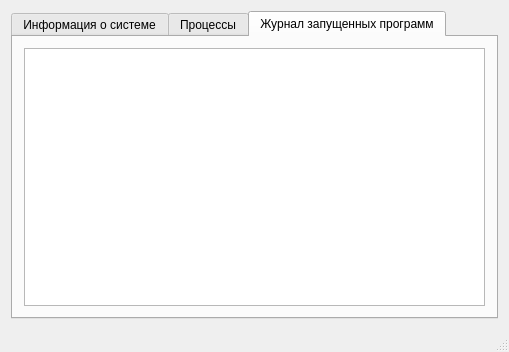
<?xml version="1.0" encoding="UTF-8"?>
<ui version="4.0">
 <class>MainWindow</class>
 <widget class="QMainWindow" name="MainWindow">
  <property name="geometry">
   <rect>
    <x>0</x>
    <y>0</y>
    <width>509</width>
    <height>352</height>
   </rect>
  </property>
  <property name="windowTitle">
   <string>Системный монитор Linux. v 0.0.1</string>
  </property>
  <widget class="QWidget" name="centralWidget">
   <layout class="QGridLayout" name="gridLayout">
    <item row="0" column="0">
     <widget class="QTabWidget" name="tabs">
      <property name="currentIndex">
       <number>2</number>
      </property>
      <widget class="QWidget" name="info_tab">
       <attribute name="title">
        <string>Информация о системе</string>
       </attribute>
       <layout class="QGridLayout" name="gridLayout_2">
        <item row="0" column="0">
         <layout class="QVBoxLayout" name="verticalLayout">
          <item>
           <widget class="QLabel" name="host_name_label">
            <property name="text">
             <string>Имя компьютера:</string>
            </property>
           </widget>
          </item>
          <item>
           <widget class="QLabel" name="user_name_label">
            <property name="text">
             <string>Имя пользователя:</string>
            </property>
           </widget>
          </item>
          <item>
           <widget class="QLabel" name="uptime_label">
            <property name="text">
             <string>Время непрерывной работы:</string>
            </property>
           </widget>
          </item>
          <item>
           <widget class="QLabel" name="cpu_model_label">
            <property name="text">
             <string>Модель центрального процессора:</string>
            </property>
           </widget>
          </item>
          <item>
           <widget class="QLabel" name="cpu_frequency_label">
            <property name="text">
             <string>Частота центрального процессора:</string>
            </property>
           </widget>
          </item>
          <item>
           <layout class="QHBoxLayout" name="horizontalLayout">
            <item>
             <widget class="QLabel" name="cpu_load_label">
              <property name="text">
               <string>Нагрузка процессора:</string>
              </property>
             </widget>
            </item>
            <item>
             <widget class="QProgressBar" name="cpu_load_progressbar">
              <property name="value">
               <number>0</number>
              </property>
             </widget>
            </item>
           </layout>
          </item>
          <item>
           <widget class="QLabel" name="total_memory_label">
            <property name="text">
             <string>Доступная оперативная память:</string>
            </property>
           </widget>
          </item>
          <item>
           <layout class="QHBoxLayout" name="horizontalLayout_2">
            <item>
             <widget class="QLabel" name="busy_memory_lable">
              <property name="text">
               <string>Используемая оперативная память:</string>
              </property>
             </widget>
            </item>
            <item>
             <widget class="QProgressBar" name="busy_memory_progressbar">
              <property name="value">
               <number>0</number>
              </property>
             </widget>
            </item>
           </layout>
          </item>
         </layout>
        </item>
       </layout>
      </widget>
      <widget class="QWidget" name="process_table_tab">
       <attribute name="title">
        <string>Процессы</string>
       </attribute>
       <layout class="QGridLayout" name="gridLayout_3">
        <item row="0" column="0">
         <layout class="QVBoxLayout" name="verticalLayout_2">
          <item>
           <widget class="QTableWidget" name="process_table_tablewidget"/>
          </item>
          <item>
           <widget class="QPushButton" name="kill_process_pushbutton">
            <property name="text">
             <string>Завершить процесс</string>
            </property>
           </widget>
          </item>
         </layout>
        </item>
       </layout>
      </widget>
      <widget class="QWidget" name="journal_exe">
       <attribute name="title">
        <string>Журнал запущенных программ</string>
       </attribute>
       <layout class="QGridLayout" name="gridLayout_4">
        <item row="0" column="0">
         <widget class="QTextEdit" name="journal_content"/>
        </item>
       </layout>
      </widget>
     </widget>
    </item>
   </layout>
  </widget>
  <widget class="QMenuBar" name="menuBar">
   <property name="geometry">
    <rect>
     <x>0</x>
     <y>0</y>
     <width>509</width>
     <height>19</height>
    </rect>
   </property>
  </widget>
  <widget class="QStatusBar" name="statusBar"/>
 </widget>
 <layoutdefault spacing="6" margin="11"/>
 <resources/>
 <connections/>
</ui>
